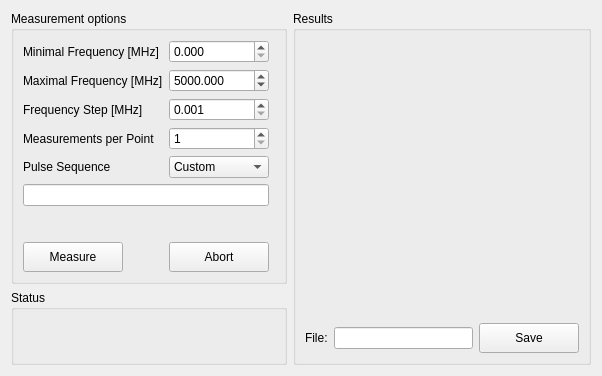
<?xml version="1.0" encoding="UTF-8"?>
<ui version="4.0">
 <class>Form</class>
 <widget class="QWidget" name="Form">
  <property name="geometry">
   <rect>
    <x>0</x>
    <y>0</y>
    <width>602</width>
    <height>376</height>
   </rect>
  </property>
  <property name="windowTitle">
   <string>Demo Setup - ODMR</string>
  </property>
  <layout class="QHBoxLayout" name="horizontalLayout_2">
   <item>
    <layout class="QGridLayout" name="gridLayout_3">
     <item row="0" column="0">
      <widget class="QGroupBox" name="groupBox">
       <property name="sizePolicy">
        <sizepolicy hsizetype="Fixed" vsizetype="Preferred">
         <horstretch>0</horstretch>
         <verstretch>0</verstretch>
        </sizepolicy>
       </property>
       <property name="title">
        <string>Measurement options</string>
       </property>
       <layout class="QGridLayout" name="gridLayout">
        <item row="1" column="1">
         <widget class="QDoubleSpinBox" name="box_max">
          <property name="decimals">
           <number>3</number>
          </property>
          <property name="maximum">
           <double>9999.989999999999782</double>
          </property>
          <property name="value">
           <double>5000.000000000000000</double>
          </property>
         </widget>
        </item>
        <item row="0" column="0">
         <widget class="QLabel" name="label">
          <property name="text">
           <string>Minimal Frequency [MHz]</string>
          </property>
         </widget>
        </item>
        <item row="2" column="0">
         <widget class="QLabel" name="label_3">
          <property name="text">
           <string>Frequency Step [MHz]</string>
          </property>
         </widget>
        </item>
        <item row="0" column="1">
         <widget class="QDoubleSpinBox" name="box_min">
          <property name="decimals">
           <number>3</number>
          </property>
         </widget>
        </item>
        <item row="1" column="0">
         <widget class="QLabel" name="label_2">
          <property name="text">
           <string>Maximal Frequency [MHz]</string>
          </property>
         </widget>
        </item>
        <item row="2" column="1">
         <widget class="QDoubleSpinBox" name="box_step">
          <property name="decimals">
           <number>3</number>
          </property>
          <property name="minimum">
           <double>0.001000000000000</double>
          </property>
          <property name="maximum">
           <double>9999.998999999999796</double>
          </property>
         </widget>
        </item>
        <item row="3" column="0">
         <widget class="QLabel" name="label_4">
          <property name="text">
           <string>Measurements per Point</string>
          </property>
         </widget>
        </item>
        <item row="3" column="1">
         <widget class="QSpinBox" name="box_count">
          <property name="minimum">
           <number>1</number>
          </property>
         </widget>
        </item>
        <item row="8" column="0" colspan="3">
         <spacer name="verticalSpacer">
          <property name="orientation">
           <enum>Qt::Vertical</enum>
          </property>
          <property name="sizeHint" stdset="0">
           <size>
            <width>20</width>
            <height>40</height>
           </size>
          </property>
         </spacer>
        </item>
        <item row="9" column="0">
         <widget class="QPushButton" name="btn_measure">
          <property name="sizePolicy">
           <sizepolicy hsizetype="Fixed" vsizetype="Fixed">
            <horstretch>0</horstretch>
            <verstretch>0</verstretch>
           </sizepolicy>
          </property>
          <property name="minimumSize">
           <size>
            <width>100</width>
            <height>30</height>
           </size>
          </property>
          <property name="text">
           <string>Measure</string>
          </property>
         </widget>
        </item>
        <item row="5" column="0" colspan="2">
         <widget class="QLineEdit" name="line_seq"/>
        </item>
        <item row="9" column="1">
         <widget class="QPushButton" name="btn_abort">
          <property name="sizePolicy">
           <sizepolicy hsizetype="Fixed" vsizetype="Fixed">
            <horstretch>0</horstretch>
            <verstretch>0</verstretch>
           </sizepolicy>
          </property>
          <property name="minimumSize">
           <size>
            <width>100</width>
            <height>30</height>
           </size>
          </property>
          <property name="text">
           <string>Abort</string>
          </property>
         </widget>
        </item>
        <item row="4" column="0">
         <widget class="QLabel" name="label_6">
          <property name="text">
           <string>Pulse Sequence</string>
          </property>
         </widget>
        </item>
        <item row="4" column="1">
         <widget class="QComboBox" name="box_seq">
          <property name="editable">
           <bool>false</bool>
          </property>
          <property name="currentIndex">
           <number>0</number>
          </property>
          <item>
           <property name="text">
            <string>Custom</string>
           </property>
          </item>
         </widget>
        </item>
       </layout>
      </widget>
     </item>
     <item row="1" column="0">
      <widget class="QGroupBox" name="groupBox_3">
       <property name="title">
        <string>Status</string>
       </property>
       <layout class="QVBoxLayout" name="verticalLayout">
        <item>
         <widget class="QLabel" name="label_stat1">
          <property name="text">
           <string/>
          </property>
         </widget>
        </item>
        <item>
         <widget class="QLabel" name="label_stat2">
          <property name="text">
           <string/>
          </property>
         </widget>
        </item>
       </layout>
      </widget>
     </item>
     <item row="0" column="1" rowspan="2">
      <widget class="QGroupBox" name="groupBox_2">
       <property name="title">
        <string>Results</string>
       </property>
       <layout class="QGridLayout" name="gridLayout_2">
        <item row="1" column="1">
         <widget class="QLineEdit" name="line_file">
          <property name="sizePolicy">
           <sizepolicy hsizetype="Preferred" vsizetype="Fixed">
            <horstretch>0</horstretch>
            <verstretch>0</verstretch>
           </sizepolicy>
          </property>
         </widget>
        </item>
        <item row="1" column="0">
         <widget class="QLabel" name="label_5">
          <property name="sizePolicy">
           <sizepolicy hsizetype="Maximum" vsizetype="Preferred">
            <horstretch>0</horstretch>
            <verstretch>0</verstretch>
           </sizepolicy>
          </property>
          <property name="text">
           <string>File:</string>
          </property>
         </widget>
        </item>
        <item row="1" column="2">
         <widget class="QPushButton" name="btn_save">
          <property name="sizePolicy">
           <sizepolicy hsizetype="Maximum" vsizetype="Fixed">
            <horstretch>0</horstretch>
            <verstretch>0</verstretch>
           </sizepolicy>
          </property>
          <property name="minimumSize">
           <size>
            <width>100</width>
            <height>30</height>
           </size>
          </property>
          <property name="layoutDirection">
           <enum>Qt::LeftToRight</enum>
          </property>
          <property name="text">
           <string>Save</string>
          </property>
         </widget>
        </item>
        <item row="0" column="0" colspan="3">
         <widget class="MatplotlibWidget" name="mpl_results">
          <property name="sizePolicy">
           <sizepolicy hsizetype="Expanding" vsizetype="Expanding">
            <horstretch>0</horstretch>
            <verstretch>0</verstretch>
           </sizepolicy>
          </property>
          <property name="minimumSize">
           <size>
            <width>200</width>
            <height>200</height>
           </size>
          </property>
         </widget>
        </item>
       </layout>
      </widget>
     </item>
    </layout>
   </item>
  </layout>
 </widget>
 <customwidgets>
  <customwidget>
   <class>MatplotlibWidget</class>
   <extends>QWidget</extends>
   <header>matplotlibwidget</header>
  </customwidget>
 </customwidgets>
 <resources/>
 <connections/>
</ui>
